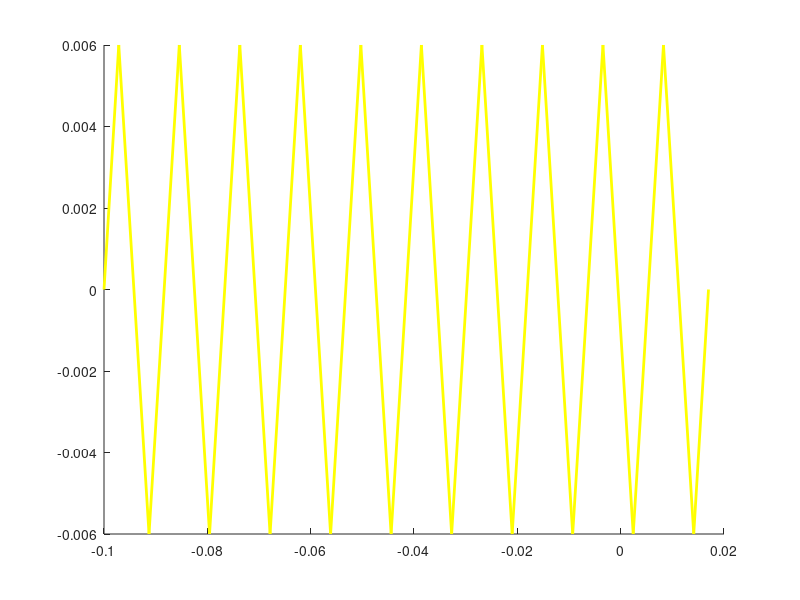

Write MATLAB code to recreate this figure. (Note: this script raises an error after producing the figure.)
function conlacloxo
clc
close all
clear all

%% INPUT DATA
l0 = 0.1;
A = 0.02;
m = 0.1;
k = 1;
dt = 0.01;
tmax = 100;

%% Xu ly
x = A;
v = 0;
t = 0;
y = 0;
a = -k*x/m;

t_array = t;
x_array = x;
v_array = v;
a_array = a;

%% FIGURE
fig1 = figure('name','Con lac lo xo');
hold on
set(gcf,'Units','normalized');
set(gcf,'Position',[0 0.1 0.5 0.32]);
fig_loxo = veloxo(-l0,x,(l0+A)/20,10,[0.5 0.5 0.5],'',false);
fig_quanang = plot([x y],'ro','MarkerSize',30,'markerfacecolor','r');

axis equal
axis([-l0 3*A -0.15*l0 0.15*l0]);
%% CALCULATION

while t<tmax
t = t+dt;
t_array = [t_array t];

a = -k*x/m;
v = v+a*dt;
x = x+v*dt+0.5*a*dt*dt;

x_array = [x_array x];
v_array = [v_array v];
a_array = [a_array a];

figure(fig1);
veloxo(-l0,x,(l0+A)/20,10,[0.5 0.5 0.5],fig_loxo,true);
set(fig_quanang,'xdata',x,'ydata',y);
pause(0.002);
end
end

%% Ham ve lo xo
function loxo = veloxo(x1,x2,A,q,color,fun,velai)
dis = abs(x2-x1); % l0+x = 0.12
lambda = dis/q; % (l0+x)/10 = 0.012

N = (q+1)*2; %(10+1)*2 = 22
x_lx = linspace(x1-lambda/4,x2,N); % (-0.103, 0.02, 22)
x_lx(1) = x_lx(1)+lambda/4; % 
x_lx(N) = x_lx(N)-lambda/4;
y_lx = zeros(1,N);

for i = 2:N-1
if mod(i,2)==0
y_lx(i) = A;
else
y_lx(i) = -A;
end
end

if velai == false
loxo = plot(x_lx,y_lx,'y','linewidth',2);
loxo.Color = color;
else
set(fun,'xdata',x_lx,'ydata',y_lx,'color',color);
end
end

